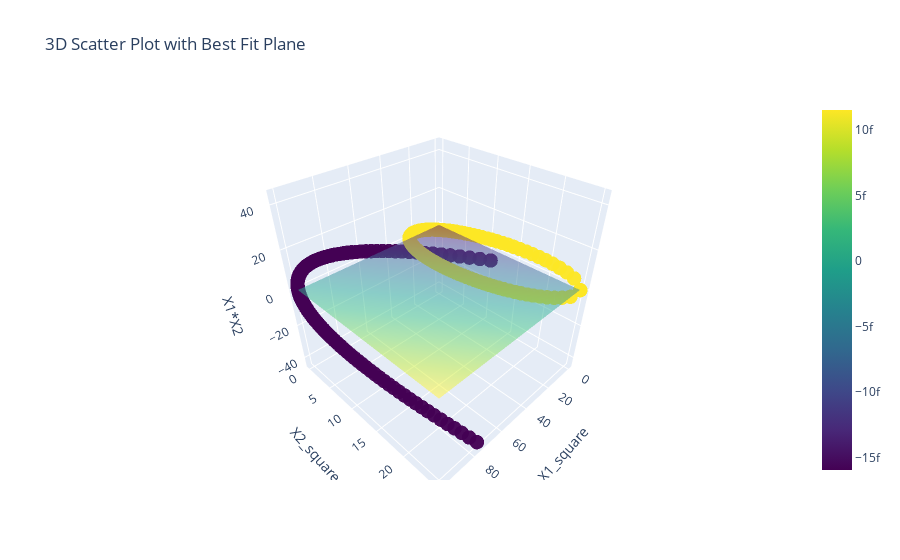

This figure's notebook cell:
### Code cell
import numpy as np

import plotly.graph_objects as go

# Extract the data
X1_square = df['X1_square']
X2_square = df['X2_square']
X1_X2 = df['X1*X2']

# Fit a plane to the data
A = np.c_[X1_square, X2_square, np.ones(X1_square.shape[0])]
C, _, _, _ = np.linalg.lstsq(A, X1_X2, rcond=None)

# Create a grid to plot the plane
x_range = np.linspace(X1_square.min(), X1_square.max(), 10)
y_range = np.linspace(X2_square.min(), X2_square.max(), 10)
xx, yy = np.meshgrid(x_range, y_range)
zz = C[0] * xx + C[1] * yy + C[2]

# Create the 3D scatter plot
fig = go.Figure()

fig.add_trace(go.Scatter3d(
    x=X1_square, y=X2_square, z=X1_X2,
    mode='markers',
    marker=dict(size=5, color=df['Y'], colorscale='Viridis', opacity=0.8)
))

# Add the best fit plane
fig.add_trace(go.Surface(
    x=xx, y=yy, z=zz,
    colorscale='Viridis',
    opacity=0.5
))

# Update layout
fig.update_layout(
    scene=dict(
        xaxis_title='X1_square',
        yaxis_title='X2_square',
        zaxis_title='X1*X2'
    ),
    title='3D Scatter Plot with Best Fit Plane'
)

fig.show()

### Figure 1 — Plotly figure (JSON) as saved in the notebook; plotly's stock layout.template omitted (floating-point values rounded to 4 significant figures; data arrays with more than 128 entries replaced by an {"elided": "..."} marker saying what was removed)
{"data": [{"marker": {"color": {"elided": "400 int values"}, "colorscale": [[0, "#440154"], [0.1111, "#482878"], [0.2222, "#3e4989"], [0.3333, "#31688e"], [0.4444, "#26828e"], [0.5556, "#1f9e89"], [0.6667, "#35b779"], [0.7778, "#6ece58"], [0.8889, "#b5de2b"], [1, "#fde725"]], "opacity": 0.8, "size": 5}, "mode": "markers", "type": "scatter3d", "x": {"elided": "400 float values"}, "y": {"elided": "400 float values"}, "z": {"elided": "400 float values"}}, {"colorscale": [[0, "#440154"], [0.1111, "#482878"], [0.2222, "#3e4989"], [0.3333, "#31688e"], [0.4444, "#26828e"], [0.5556, "#1f9e89"], [0.6667, "#35b779"], [0.7778, "#6ece58"], [0.8889, "#b5de2b"], [1, "#fde725"]], "opacity": 0.5, "type": "surface", "x": [[0, 11.11, 22.22, 33.33, 44.44, 55.55, 66.66, 77.78, 88.89, 100.0], [0, 11.11, 22.22, 33.33, 44.44, 55.55, 66.66, 77.78, 88.89, 100.0], [0, 11.11, 22.22, 33.33, 44.44, 55.55, 66.66, 77.78, 88.89, 100.0], [0, 11.11, 22.22, 33.33, 44.44, 55.55, 66.66, 77.78, 88.89, 100.0], [0, 11.11, 22.22, 33.33, 44.44, 55.55, 66.66, 77.78, 88.89, 100.0], [0, 11.11, 22.22, 33.33, 44.44, 55.55, 66.66, 77.78, 88.89, 100.0], [0, 11.11, 22.22, 33.33, 44.44, 55.55, 66.66, 77.78, 88.89, 100.0], [0, 11.11, 22.22, 33.33, 44.44, 55.55, 66.66, 77.78, 88.89, 100.0], [0, 11.11, 22.22, 33.33, 44.44, 55.55, 66.66, 77.78, 88.89, 100.0], [0, 11.11, 22.22, 33.33, 44.44, 55.55, 66.66, 77.78, 88.89, 100.0]], "y": [[0.002551, 0.002551, 0.002551, 0.002551, 0.002551, 0.002551, 0.002551, 0.002551, 0.002551, 0.002551], [2.78, 2.78, 2.78, 2.78, 2.78, 2.78, 2.78, 2.78, 2.78, 2.78], [5.558, 5.558, 5.558, 5.558, 5.558, 5.558, 5.558, 5.558, 5.558, 5.558], [8.335, 8.335, 8.335, 8.335, 8.335, 8.335, 8.335, 8.335, 8.335, 8.335], [11.11, 11.11, 11.11, 11.11, 11.11, 11.11, 11.11, 11.11, 11.11, 11.11], [13.89, 13.89, 13.89, 13.89, 13.89, 13.89, 13.89, 13.89, 13.89, 13.89], [16.67, 16.67, 16.67, 16.67, 16.67, 16.67, 16.67, 16.67, 16.67, 16.67], [19.45, 19.45, 19.45, 19.45, 19.45, 19.45, 19.45, 19.45, 19.45, 19.45], [22.22, 22.22, 22.22, 22.22, 22.22, 22.22, 22.22, 22.22, 22.22, 22.22], [25, 25, 25, 25, 25, 25, 25, 25, 25, 25]], "z": [[-1.593e-14, -1.416e-14, -1.238e-14, -1.061e-14, -8.835e-15, -7.061e-15, -5.287e-15, -3.513e-15, -1.738e-15, 3.571e-17], [-1.465e-14, -1.288e-14, -1.111e-14, -9.332e-15, -7.558e-15, -5.784e-15, -4.01e-15, -2.236e-15, -4.615e-16, 1.313e-15], [-1.338e-14, -1.16e-14, -9.829e-15, -8.055e-15, -6.281e-15, -4.507e-15, -2.733e-15, -9.586e-16, 8.155e-16, 2.59e-15], [-1.21e-14, -1.033e-14, -8.552e-15, -6.778e-15, -5.004e-15, -3.23e-15, -1.456e-15, 3.184e-16, 2.093e-15, 3.867e-15], [-1.082e-14, -9.05e-15, -7.275e-15, -5.501e-15, -3.727e-15, -1.953e-15, -1.788e-16, 1.595e-15, 3.37e-15, 5.144e-15], [-9.547e-15, -7.773e-15, -5.998e-15, -4.224e-15, -2.45e-15, -6.76e-16, 1.098e-15, 2.872e-15, 4.647e-15, 6.421e-15], [-8.27e-15, -6.496e-15, -4.721e-15, -2.947e-15, -1.173e-15, 6.01e-16, 2.375e-15, 4.149e-15, 5.924e-15, 7.698e-15], [-6.993e-15, -5.219e-15, -3.444e-15, -1.67e-15, 1.039e-16, 1.878e-15, 3.652e-15, 5.426e-15, 7.201e-15, 8.975e-15], [-5.716e-15, -3.942e-15, -2.167e-15, -3.933e-16, 1.381e-15, 3.155e-15, 4.929e-15, 6.703e-15, 8.478e-15, 1.025e-14], [-4.439e-15, -2.665e-15, -8.905e-16, 8.837e-16, 2.658e-15, 4.432e-15, 6.206e-15, 7.98e-15, 9.754e-15, 1.153e-14]]}], "layout": {"scene": {"xaxis": {"title": {"text": "X1_square"}}, "yaxis": {"title": {"text": "X2_square"}}, "zaxis": {"title": {"text": "X1*X2"}}}, "title": {"text": "3D Scatter Plot with Best Fit Plane"}}}
